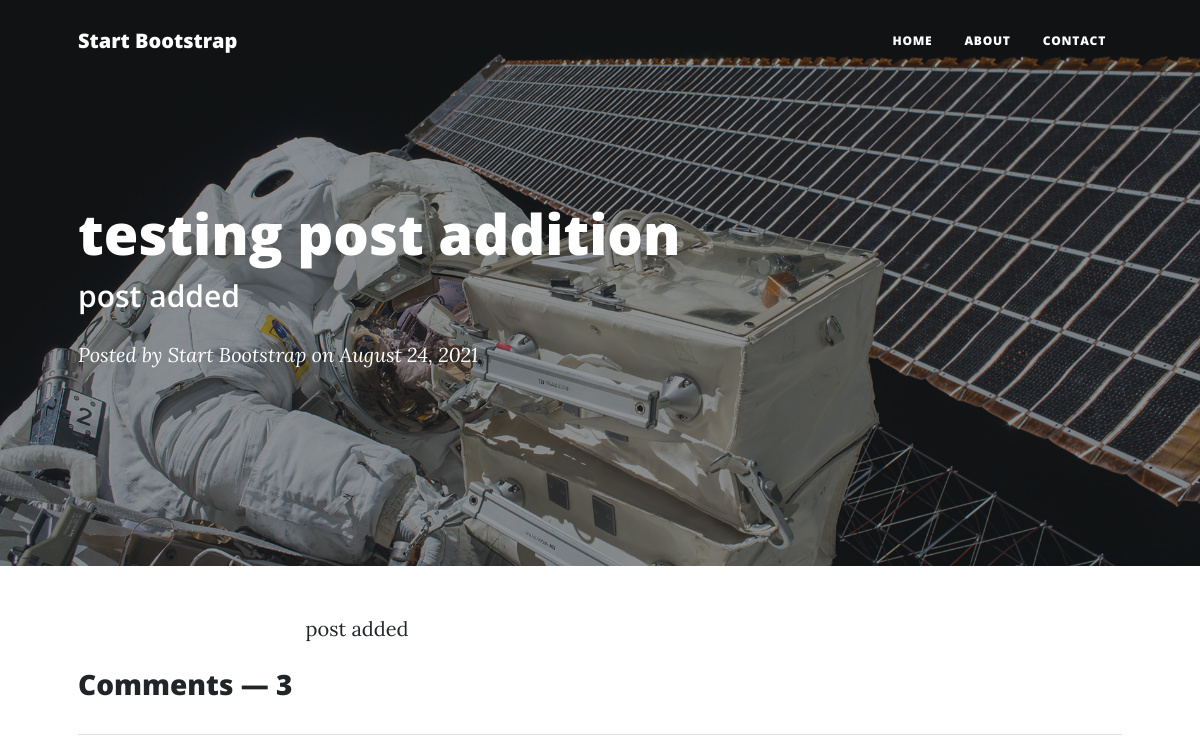
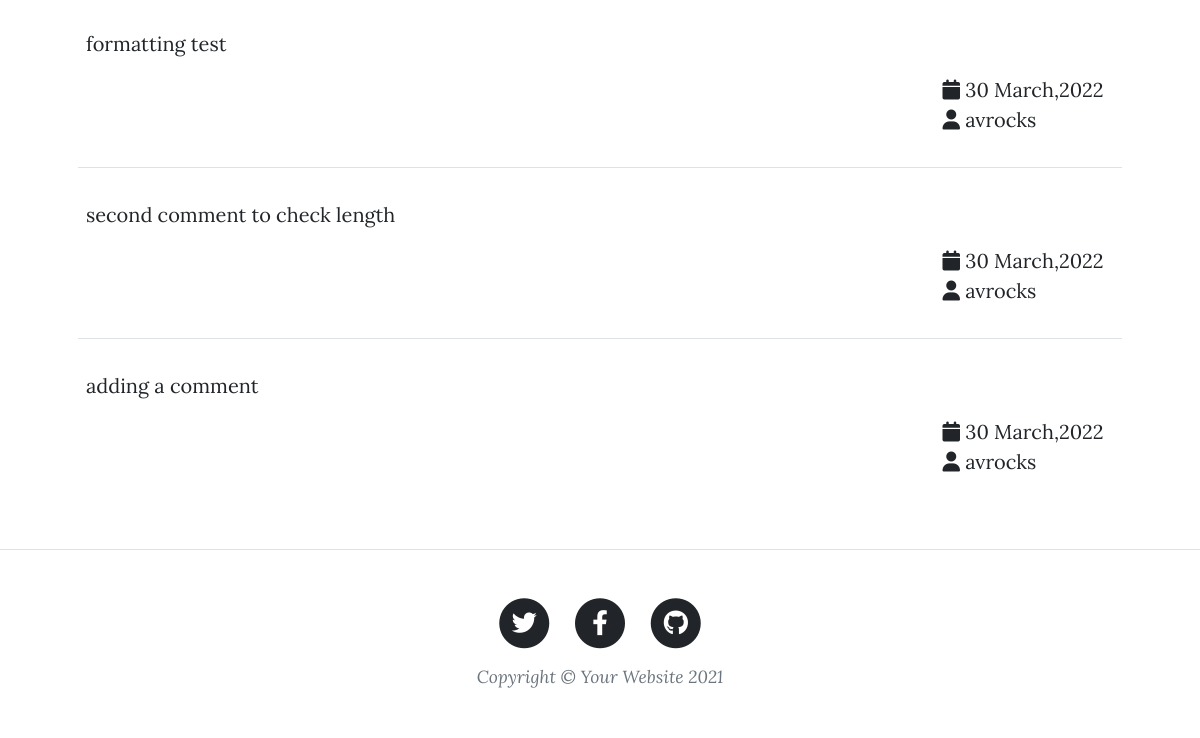
The page /post/9 on the database as committed earlier (2 pictures, top to bottom).
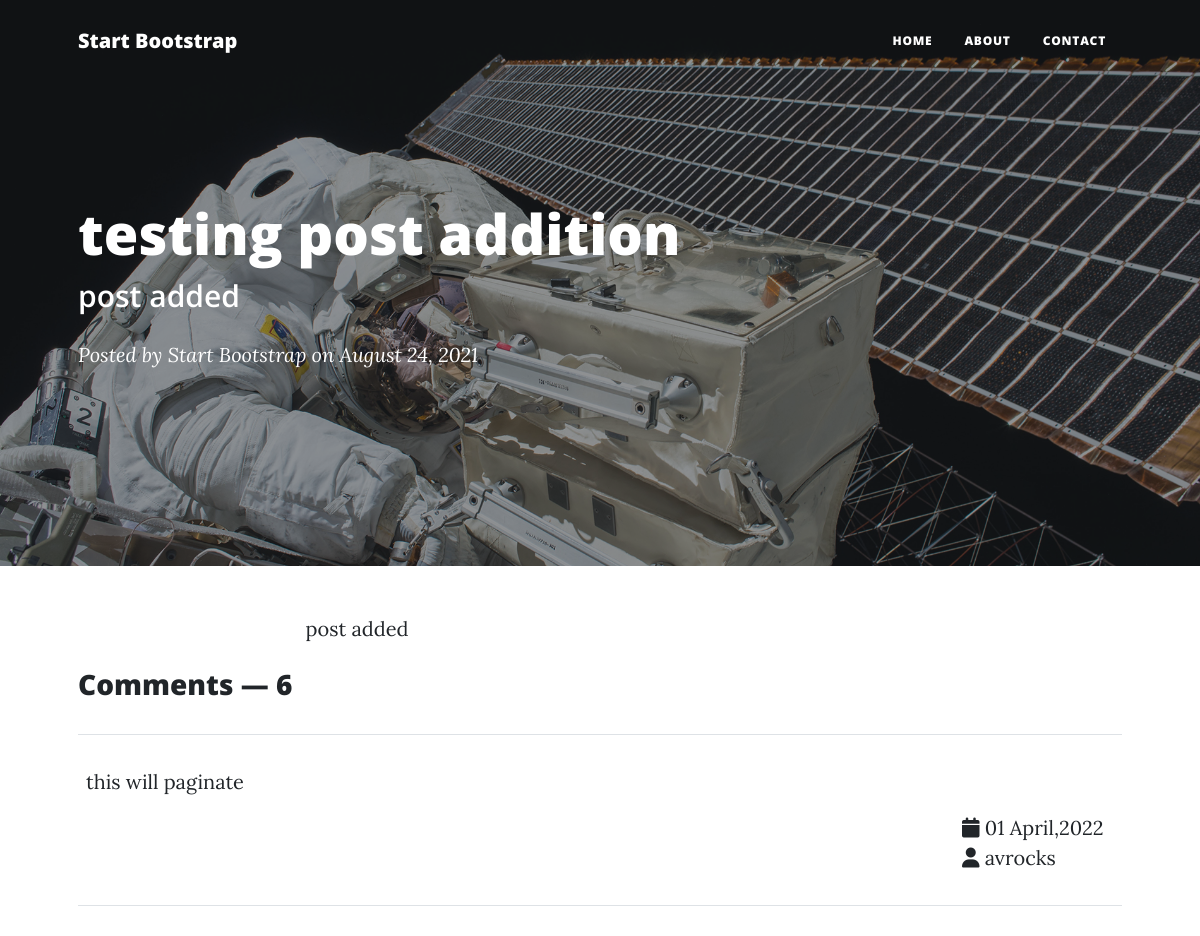
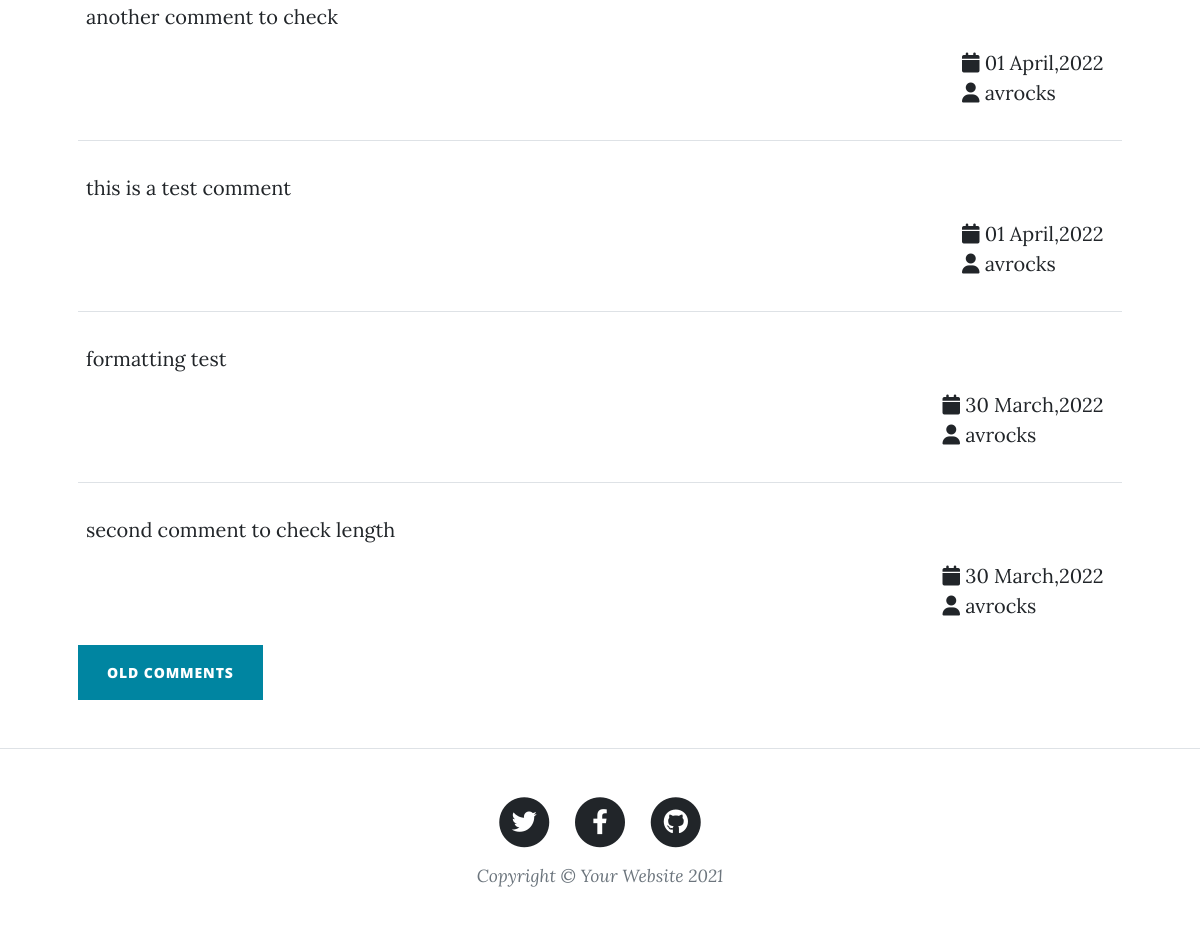
The same page on the database as committed later (2 pictures, top to bottom).
### app.py (models this page shows)
class Post(db.Model):
    id = db.Column(db.Integer, primary_key=True)
    heading = db.Column(db.String(50), unique=True, nullable=False)
    subHeading = db.Column(db.String(100))
    body = db.Column(db.Text(), nullable=False)
    dateCreated = db.Column(db.DateTime(), default=datetime.utcnow)
    comments = db.relationship('Comments', backref='post', lazy='dynamic')

class Comments(db.Model):
    id = db.Column(db.Integer, primary_key=True)
    post_id = db.Column(db.Integer, db.ForeignKey('post.id'))
    user_id = db.Column(db.Integer, db.ForeignKey('user.id'))
    comment = db.Column(db.Text(1000))
    dateCreated = db.Column(db.DateTime())

class User(db.Model, UserMixin):
    id = db.Column(db.Integer, primary_key=True)
    name = db.Column(db.String(80))
    email = db.Column(db.String(), unique=True)
    password = db.Column(db.String())
    username = db.Column(db.String(80), unique=True)
    description = db.Column(db.String(1000))
    active = db.Column(db.Boolean())
    confirmed_at = db.Column(db.DateTime())
    roles = db.relationship('Role',
                            secondary=roles_users,
                            backref=db.backref('users', lazy='dynamic'))
    comments = db.relationship('Comments', backref='users', lazy='dynamic')

### app.py (the view, shortened to what this page needs)
@app.route('/post/<post_id>', methods=['GET', 'POST'])
def post(post_id):
    form = NewComment()
    post = Post.query.get(int(post_id))
    comments_page = request.args.get('comments_page', 1, type=int)
    comments = Comments.query.filter_by(post_id=post_id).order_by(
        desc(Comments.dateCreated)).paginate(comments_page,
                                             app.config['COMMENTS_PER_PAGE'],
                                             True)
    next_url = url_for('post', comments_page=comments.next_num, post_id=post.id) \
    if comments.has_next else None
    prev_url = url_for('post', comments_page=comments.prev_num, post_id=post.id) \
    if comments.has_prev else None
    return render_template('post.html',
                           post=post,
                           form=form,
                           comments=comments,
                           next_url=next_url,
                           prev_url=prev_url)

### app.py (called while the page is built)
@app.template_filter('datetime_format')
def datetime_format(value, format='%d %B,%Y'):
    if value == None:
        return None
    return value.strftime(format)

### templates/post.html (shortened to what this page needs)
{% extends "base.html" %}
    {% block content %}
    <header class="masthead" style="background-image: url('static/assets/img/post-bg.jpg')">
        <div class="container position-relative px-4 px-lg-5">
            <div class="row gx-4 gx-lg-5 justify-content-center">
                <div class="post-heading">
                    <h1>{{ post.heading }}</h1>
                    <h2 class="subheading">{{ post.subHeading}}</h2>
                    <span class="meta">
                        Posted by
                        <a href="#!">Start Bootstrap</a>
                        on August 24, 2021
                    </span>
                </div>
            </div>
        </div>
    </header>
    <article class="mb-4">
        <div class="container px-4 px-lg-5">
            <div class="row gx-4 gx-lg-5 justify-content-center">
                <div class="col-md-10 col-lg-8 col-xl-7">
                    {{ post.body }}
                </div>
            </div>
        </div>
    </article>
    <div class="container px-lg-5">
        <div class="row  justify-content-center ">
            <h3 class="">Comments &mdash; <span>{{comments.total}}</span></h3>
        </div>
    </div>
    {% for comment in comments.items %}
    <div class="container px-lg-5">
        <hr class="my-4" />
        <div class="d-flex flex-column mb-3">
            <div class="me-auto p-2">
                {{ comment.comment }}
            </div>
            <div class="ms-auto p-2">
                <i class="fa-solid fa-calendar"></i> {{comment.dateCreated|datetime_format}} &nbsp;
                <br />
                <i class="fa-solid fa-user"></i> {{comment.users.username}}
            </div>
        </div>
    </div>
    {% endfor %}
    <div class="container px-4 px-lg-5">
        <div class="row gx-4 gx-lg-5 justify-content-center mb-4">
            <div class="d-flex justify-content-between mb-4">
                {% if next_url %}
                <a class="btn btn-primary text-uppercase" href="{{ next_url }}">Old Comments</a>
                {% endif %}
            </div>
        </div>
    </div>
    {% endblock %}

### templates/base.html (shortened to what this page needs)
<!doctype html>
<html lang="en">
    <head>
        <link href="{{ url_for('static', filename='css/styles.css')}}" rel="stylesheet" />
    </head>
    <body>
        {% include 'navbar.html' %}
        <div class="contain">
            {% block content %}
            {% endblock %}
        </div>
        {% include "footer.html" %}
        {% include "scripts.html" %}
    </body>
</html>

### templates/navbar.html (shortened to what this page needs)
<nav class="navbar navbar-expand-lg navbar-light" id="mainNav">
    <div class="container px-4 px-lg-5">
        <a class="navbar-brand" href="{{url_for('index')}}">Start Bootstrap</a>
        <div class="collapse navbar-collapse" id="navbarResponsive">
            <ul class="navbar-nav ms-auto py-4 py-lg-0">
                <li class="nav-item"><a class="nav-link px-lg-3 py-3 py-lg-4" href="{{url_for('index')}}">Home</a></li>
                <li class="nav-item"><a class="nav-link px-lg-3 py-3 py-lg-4" href="{{url_for('about')}}">About</a></li>
                <li class="nav-item"><a class="nav-link px-lg-3 py-3 py-lg-4" href="{{url_for('contact')}}">Contact</a>
                </li>
            </ul>
        </div>
    </div>
</nav>

### templates/footer.html
<footer class="border-top">
    <div class="container px-4 px-lg-5">
        <div class="row gx-4 gx-lg-5 justify-content-center">
            <div class="col-md-10 col-lg-8 col-xl-7">
                <ul class="list-inline text-center">
                    <li class="list-inline-item">
                        <a href="#!">
                            <span class="fa-stack fa-lg">
                                <i class="fas fa-circle fa-stack-2x"></i>
                                <i class="fab fa-twitter fa-stack-1x fa-inverse"></i>
                            </span>
                        </a>
                    </li>
                    <li class="list-inline-item">
                        <a href="#!">
                            <span class="fa-stack fa-lg">
                                <i class="fas fa-circle fa-stack-2x"></i>
                                <i class="fab fa-facebook-f fa-stack-1x fa-inverse"></i>
                            </span>
                        </a>
                    </li>
                    <li class="list-inline-item">
                        <a href="#!">
                            <span class="fa-stack fa-lg">
                                <i class="fas fa-circle fa-stack-2x"></i>
                                <i class="fab fa-github fa-stack-1x fa-inverse"></i>
                            </span>
                        </a>
                    </li>
                </ul>
                <div class="small text-center text-muted fst-italic">Copyright &copy; Your Website 2021</div>
            </div>
        </div>
    </div>
</footer>

### templates/scripts.html (shortened to what this page needs)
<link rel="stylesheet" href="https://cdnjs.cloudflare.com/ajax/libs/font-awesome/6.1.1/css/all.min.css"
 />

Rows that differ between the two databases and show on the page:
no longer on this page (row unchanged): Comments: comment "adding a comment", dateCreated "30 March,2022", users.username "avrocks"
added Comments: comment "this will paginate", dateCreated "01 April,2022", users.username "avrocks"
added Comments: comment "another comment to check", dateCreated "01 April,2022", users.username "avrocks"
added Comments: comment "this is a test comment", dateCreated "01 April,2022", users.username "avrocks"
Other text that changed with them:
{{ comments.total }}: "3" → "6"
text now shown: "OLD COMMENTS"
